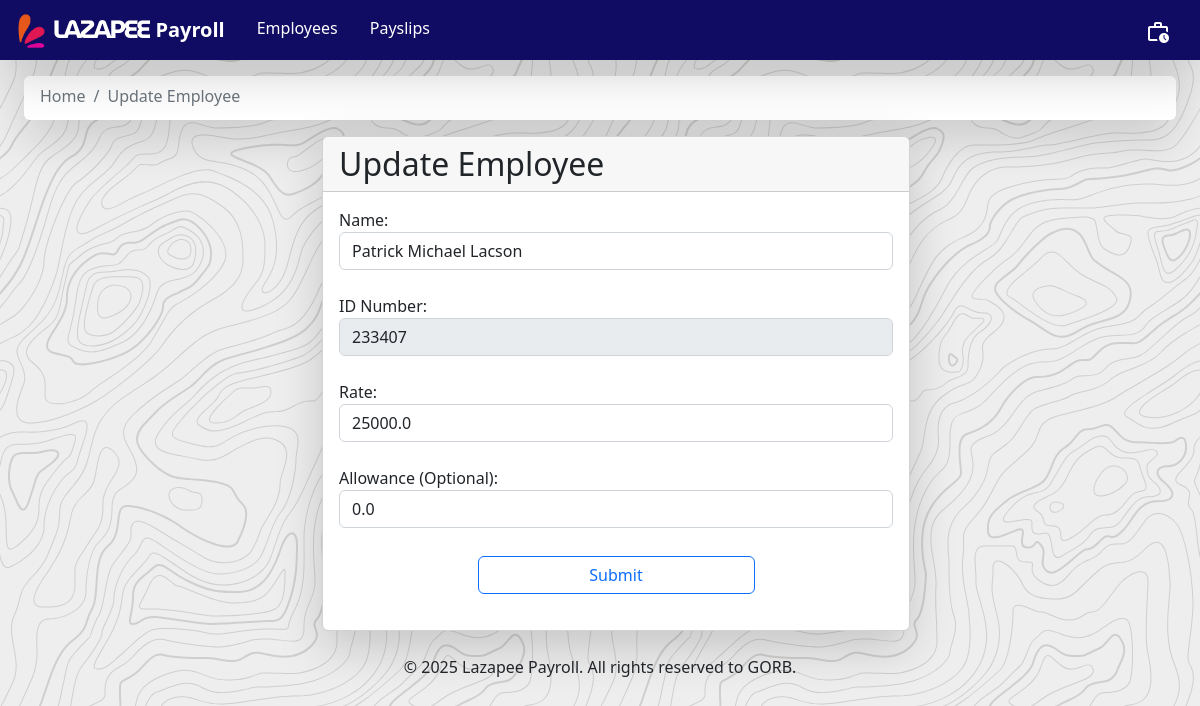
Page /update_employee/20 on the committed database.
### payroll_app/models.py (models this page shows, shortened)
class Employee(models.Model):
    name = models.CharField(max_length = 300)
    id_number = models.CharField(max_length = 300, unique = True)
    rate = models.FloatField()
    overtime_pay = models.FloatField(null=True)
    allowance = models.FloatField(null=True)
    def getName(self):
        return self.name
    def getID(self):
        return self.id_number
    def getRate(self):
        return self.rate
    def getAllowance(self):
        return self.allowance

### payroll_app/views.py (the view)
# urls.py: path('update_employee/<int:pk>', views.update_employee,  name='update_employee'),
def update_employee(request, pk):
    global history
    global account
    if (request.method=="POST"):
        button = request.POST.get("button")
        name = request.POST.get("name")
        rate = float(request.POST.get("rate"))
        allowance = request.POST.get("allowance")
        if allowance == "":
            allowance = 0
        if button == "submit":
            Employee.objects.filter(pk=pk).update(name=name, rate=rate, allowance=allowance)
            request.session['message'] = "Employee details updated!"
            return redirect('employees')
    else:
        employee = get_object_or_404(Employee, pk=pk)
        return render(request, 'payroll_app/update_employee.html', {'employee':employee, 'history':history, 'account':account})

### payroll_app/templates/payroll_app/update_employee.html
{% extends 'payroll_app/base.html' %}
{% load static %}
    {% block directory %}
        <ol class="breadcrumb mb-1">
            <li class="breadcrumb-item">
                <a href="{% url 'employees' %}" class="text-secondary text-decoration-none">Home</a>
            </li>
            <li class="breadcrumb-item">
                <a class="text-secondary text-decoration-none">Update Employee</a>
            </li>
        </ol>
    {% endblock %}
    {% block content %}
    <div class="container-fluid d-flex justify-content-center m-3 w-100 div-animation">
        <div class="card w-50 shadow-lg">
            <h2 class="card-header">Update Employee</h2>
            <div class="card-body">
                <form class="form" method="POST"> {% csrf_token %}
                    <div class="form-group">
                        <label> Name: </label>
                        <input class="form-control mb-4" type="text" name="name" required value="{{ employee.getName }}">
                        <label> ID Number: </label>
                        <input class="form-control mb-4" type="number" name="id_number" value="{{ employee.getID }}" disabled>
                        <label> Rate: </label>
                        <input class="form-control mb-4" type="number" name="rate" required value="{{ employee.getRate }}" min="0">
                        <label> Allowance (Optional): </label>
                        <input class="form-control mb-4" type="number" name="allowance" value="{{ employee.getAllowance }}" min="0">
                        <div class="d-flex w-100 justify-content-center">
                            <button class="btn btn-outline-primary my-1 w-50" type="submit" name="button" value="submit">Submit</button>
                        </div>
                    </div>
                </form>
            </div>
        </div>
    </div>
    {% endblock %}

### payroll_app/templates/payroll_app/base.html (style rules this page uses)
.div-animation { animation: fade 0.4s ease-out; }

### rows in the picture
Employee: name "Patrick Michael Lacson", id_number "233407", rate "25000.0", allowance "0.0"
